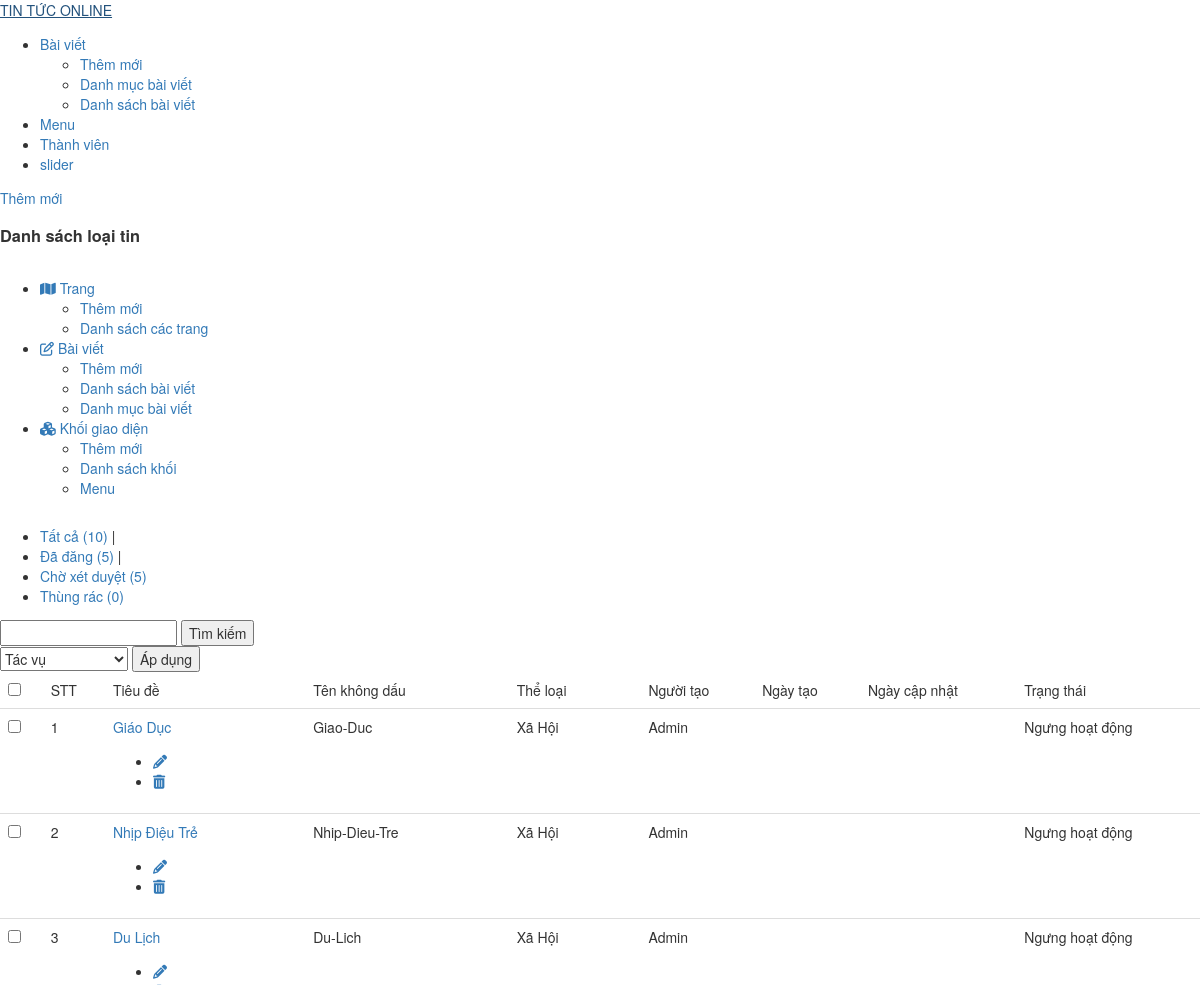
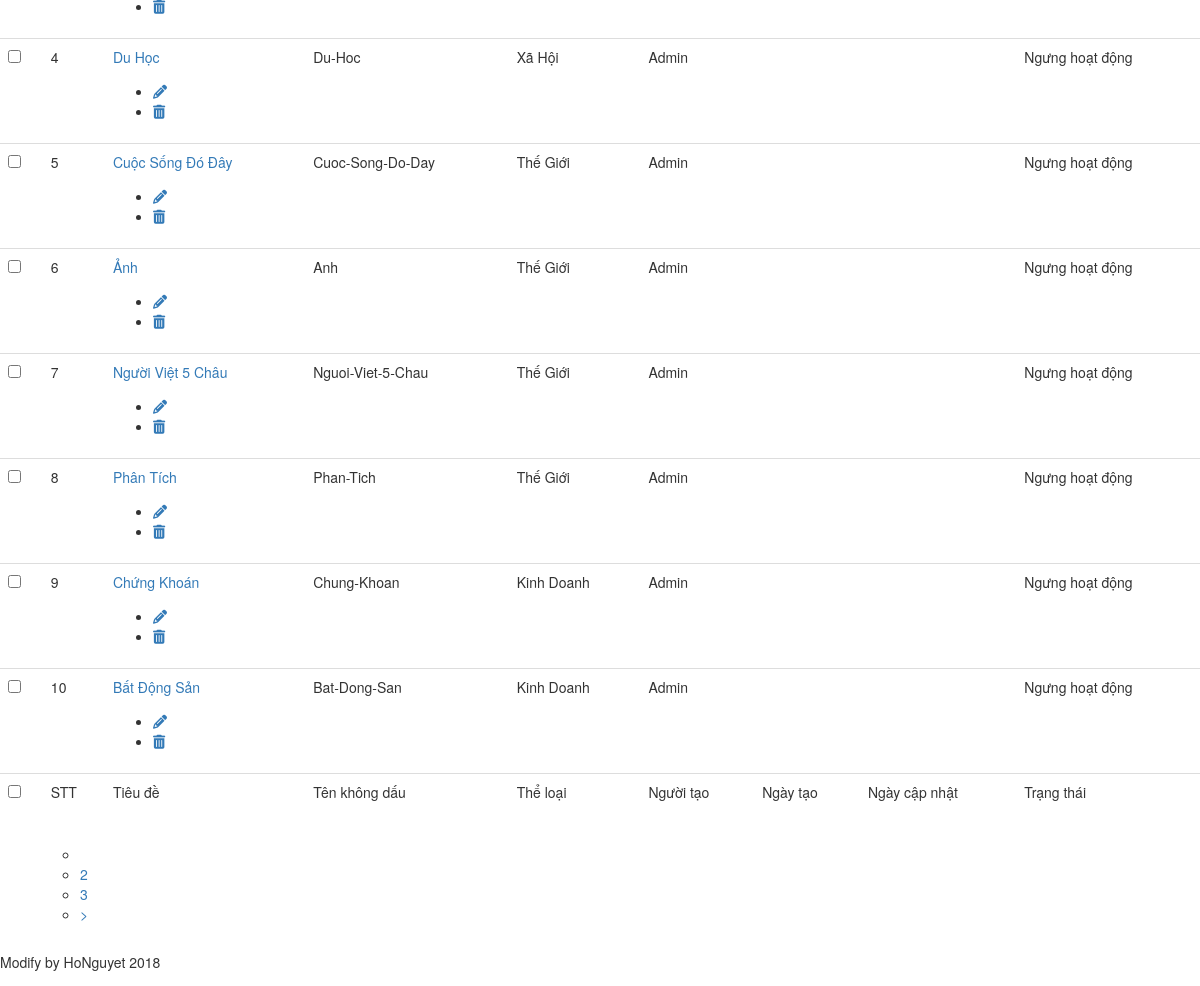
The page /index.php/admin/home/category on the database its author committed (2 pictures, top to bottom).
### tables this page shows
CREATE TABLE `loaitin` (
  `id` int(10) UNSIGNED NOT NULL,
  `idTheLoai` int(10) UNSIGNED NOT NULL,
  `Ten` varchar(255) NOT NULL,
  `TenKhongDau` varchar(255) NOT NULL,
  `created_at` timestamp NULL DEFAULT NULL,
  `updated_at` timestamp NULL DEFAULT NULL,
  `Trangthai` enum('0','1') NOT NULL
);

CREATE TABLE `theloai` (
  `id` int(10) UNSIGNED NOT NULL,
  `Ten` varchar(255) NOT NULL,
  `TenKhongDau` varchar(255) NOT NULL,
  `Mota` text NOT NULL,
  `Trangthai` enum('0','1') NOT NULL,
  `created_at` timestamp NULL DEFAULT NULL,
  `updated_at` timestamp NULL DEFAULT NULL
);

### index.php (called while the page is built, shortened)
<?php
require_once BASEPATH.'core/CodeIgniter.php';

### application/views/admin/layout.php (called while the page is built)
<?php
$this->load->view('admin/header') ;
$this->load->view($temp) ;
$this->load->view('admin/footer') ;
?>

### application/helpers/common_helper.php (called while the page is built, shortened)
<?php
function public_url($url = '')
{
    return base_url('public/' . $url);
}

### application/models/Post_model.php (called while the page is built, shortened)
<?php
class Post_model extends CI_Model
{
    public function get_current_page_records($limit, $start)
    {
        $this->db->limit($limit, $start);
        $query = $this->db->get("loaitin");
        if ($query->num_rows() > 0) {
            foreach ($query->result() as $row) {
                $data[] = $row;
            }
            return $data;
        }
        return false;
    }
    public function get_all_theloai()
    {
        $this->db->select('*');
        $query = $this->db->get('theloai');
        return $query->result();
    }
}

### application/views/admin/home/category.php (the view, shortened to what this page needs)
<div id="main-content-wp" class="list-post-page">
	<div class="section" id="title-page">
		<div class="clearfix">
			<a href="<?php echo base_url('admin/home/add_category')?>" title="" id="add-new" class="fl-left">Thêm mới</a>
			<h3 id="index" class="fl-left">Danh sách loại tin</h3>
		</div>
	</div>
	<div class="wrap clearfix">
		<?php $this->load->view('admin/sidebar')?>
		<div id="content" class="fl-right">
			<div class="section" id="detail-page">
				<div class="section-detail">
					<div class="filter-wp clearfix">
						<ul class="post-status fl-left">
							<li class="all"><a href="">Tất cả <span class="count">(10)</span></a> |</li>
							<li class="publish"><a href="">Đã đăng <span class="count">(5)</span></a> |</li>
							<li class="pending"><a href="">Chờ xét duyệt <span class="count">(5)</span></a></li>
							<li class="trash"><a href="">Thùng rác <span class="count">(0)</span></a></li>
						</ul>
						<form method="GET" class="form-s fl-right">
							<input type="text" name="s" id="s">
							<input type="submit" name="sm_s" value="Tìm kiếm">
						</form>
					</div>
					<div class="actions">
						<form method="GET" action="" class="form-actions">
							<select name="actions">
								<option value="0">Tác vụ</option>
							</select>
							<input type="submit" name="sm_action" value="Áp dụng">
						</form>
					</div>
					<div class="table-responsive">
						<table class="table list-table-wp">
							<thead>
							<tr>
								<td><input type="checkbox" name="checkAll" id="checkAll"></td>
								<td><span class="thead-text">STT</span></td>
								<td><span class="thead-text">Tiêu đề</span></td>
								<td><span class="thead-text">Tên không dấu</span></td>
								<td><span class="thead-text">Thể loại</span></td>
								<td><span class="thead-text">Người tạo</span></td>
								<td><span class="thead-text">Ngày tạo</span></td>
								<td><span class="thead-text">Ngày cập nhật</span></td>
								<td><span class="thead-text">Trạng thái</span></td>
							</tr>
							</thead>
							<tbody>
							<?php
							$i = 1;
							foreach ($results as $item)
							{ ?>
								<tr>
									<td><input type="checkbox" name="checkItem" class="checkItem"></td>
									<td><span class="tbody-text"><?php echo $i++;?></h3></span>
									<td class="clearfix">
										<div class="tb-title fl-left">
											<a href="" title=""><?php echo $item->Ten?></a>
										</div>
										<ul class="list-operation fl-right">
											<li><a href="<?php echo base_url('admin/home/edit_category')."/". $item->TenKhongDau ?>" title="Sửa" class="edit"><i class="fa fa-pencil" aria-hidden="true"></i></a></li>
											<li><a href="<?php echo base_url('admin/home/delete_category')."/". $item->TenKhongDau ?>" title="Xóa" class="delete"><i class="fa fa-trash" aria-hidden="true"></i></a></li>
										</ul>
									</td>
									<td><span class="thead-text"><?php echo $item->TenKhongDau;?></span></td>
									<td><span class="thead-text"><?php foreach ($theloais as $theloai){
										if ($theloai->id == $item->idTheLoai) echo $theloai->Ten;
											}?></span></td>
									<td><span class="thead-text"><?php echo "Admin";?></span></td>
									<td><span class="thead-text"><?php echo $item->created_at?></span></td>
									<td><span class="thead-text"><?php echo $item->updated_at?></span></td>
									<td><span class="thead-text"><?php $status = $item->Trangthai; if ($status==0) echo "Ngưng hoạt động"; else echo"Hoạt động"?></span></td>
								</tr>
							<?php }
							?>
							</tbody>
							<thead>
							<tr>
								<td><input type="checkbox" name="checkAll" id="checkAll"></td>
								<td><span class="thead-text">STT</span></td>
								<td><span class="thead-text">Tiêu đề</span></td>
								<td><span class="thead-text">Tên không dấu</span></td>
								<td><span class="thead-text">Thể loại</span></td>
								<td><span class="thead-text">Người tạo</span></td>
								<td><span class="thead-text">Ngày tạo</span></td>
								<td><span class="thead-text">Ngày cập nhật</span></td>
								<td><span class="thead-text">Trạng thái</span></td>
							</tr>
							</thead>
						</table>
					</div>
				</div>
			</div>
			<div class="section" id="paging-wp">
				<div class="section-detail clearfix">
					<ul id="list-paging" class="fl-right">
						<?php echo $links;?>
					</ul>
				</div>
			</div>
		</div>
	</div>
</div>

### application/controllers/admin/Home.php (shortened to what this page needs)
<?php
class Home extends  CI_Controller
{
	function __construct()
	{
		$this->load->model('post_model');
		$this->load->library('pagination');
		$this->load->library('upload');
	}
	function category()
	{
		$data = array();
		$theloai = $this->post_model->get_all_theloai();
		$config['base_url'] =base_url('admin/home/category');
		$config['per_page'] = 10;
		$config['total_rows'] = $this->post_model->get_total();
		$config['full_tag_open'] = '<ul class="pagination">';
		$config['full_tag_close'] = '</ul>';
		$config['num_tag_open'] = '<li class="page-item">';
		$config['num_tag_close'] = '</li>';
		$config['cur_tag_open'] = '<li class="page-item active"><a class="page-link" href="#"';
		$config['cur_tag_close'] = '</a></li>';
		$config['next_tag_open'] = '<li class="page-item">';
		$config['next_tagl_close'] = '</a></li>';
		$config['prev_tag_open'] = '<li class="page-item">';
		$config['prev_tagl_close'] = '</li>';
		$config['first_tag_open'] = '<li class="page-item disabled">';
		$config['first_tagl_close'] = '</li>';
		$config['last_tag_open'] = '<li class="page-item">';
		$config['last_tagl_close'] = '</a></li>';
		$config['attributes'] = array('class' => 'page-link');
		$this->pagination->initialize($config);
		$data['results'] = $this->post_model->get_current_page_records($config['per_page'], $this->uri->segment(3));
		$data['links'] = $this->pagination->create_links();
		$data['theloais'] = $theloai;
		$data['temp'] = 'admin/home/category';
		$this->load->view('admin/layout',$data);
	}
}

### application/views/admin/header.php (shortened to what this page needs)
<!DOCTYPE html>
<html>
<head>
	<link href="<?php echo public_url('admin')?>/css/bootstrap/bootstrap.min.css" rel="stylesheet" type="text/css"/>
	<link href="<?php echo public_url('admin')?>/css/bootstrap/bootstrap-theme.min.css" rel="stylesheet" type="text/css"/>
	<link href="<?php echo public_url('admin')?>/reset.css" rel="stylesheet" type="text/css"/>
	<link href="<?php echo public_url('admin')?>/css/font-awesome/css/font-awesome.min.css" rel="stylesheet" type="text/css"/>
	<link href="<?php echo public_url('admin')?>/style.css" rel="stylesheet" type="text/css"/>
	<link href="<?php echo public_url('admin')?>/responsive.css" rel="stylesheet" type="text/css"/>
</head>
<body>
<div id="site">
	<div id="container">
		<div id="header-wp">
			<div class="wp-inner clearfix">
				<a href="?page=list_post" title="" id="logo" class="fl-left">TIN TỨC ONLINE</a>
				<ul id="main-menu" class="fl-left">
					<li>
						<a href="<?php echo base_url("admin/home/index")?>" title="">Bài viết</a>
						<ul class="sub-menu">
							<li>
								<a href="<?php echo base_url("admin/home/add_post")?>" title="">Thêm mới</a>
							</li>
							<li>
								<a href="<?php echo base_url("admin/home/category")?>" title="">Danh mục bài viết</a>
							</li>
							<li>
								<a href="<?php echo base_url("admin/home/index")?>" title="">Danh sách bài viết</a>
							</li>
						</ul>
					</li>
					<li>
						<a href="<?php echo base_url('admin/menu/index')?>" title="">Menu</a>
					</li>
					<li>
						<a href="<?php echo base_url('admin/users/index')?>" title="">Thành viên</a>
					</li>
					<li>
						<a href="<?php echo base_url('admin/sliders/index')?>" title="">slider</a>
					</li>
				</ul>
			</div>
		</div>

### application/views/admin/sidebar.php
<div id="sidebar" class="fl-left">
	<ul id="sidebar-menu">
		<li class="nav-item">
			<a href="" title="" class="nav-link nav-toggle">
				<span class="fa fa-map icon"></span>
				<span class="title">Trang</span>
			</a>
			<ul class="sub-menu">
				<li class="nav-item">
					<a href="?page=add_page" title="" class="nav-link">Thêm mới</a>
				</li>
				<li class="nav-item">
					<a href="?page=list_page" title="" class="nav-link">Danh sách các trang</a>
				</li>
			</ul>
		</li>
		<li class="nav-item">
			<a href="" title="" class="nav-link nav-toggle">
				<span class="fa fa-pencil-square-o icon"></span>
				<span class="title">Bài viết</span>
			</a>
			<ul class="sub-menu">
				<li class="nav-item">
					<a href="?page=add_post" title="" class="nav-link">Thêm mới</a>
				</li>
				<li class="nav-item">
					<a href="?page=list_post" title="" class="nav-link">Danh sách bài viết</a>
				</li>
				<li class="nav-item">
					<a href="?page=list_cat" title="" class="nav-link">Danh mục bài viết</a>
				</li>
			</ul>
		</li>
		<li class="nav-item">
			<a href="#" title="" class="nav-link nav-toggle">
				<span class="fa fa-cubes icon"></span>
				<span class="title">Khối giao diện</span>
			</a>
			<ul class="sub-menu">
				<li class="nav-item">
					<a href="#" title="" class="nav-link">Thêm mới</a>
				</li>
				<li class="nav-item">
					<a href="#" title="" class="nav-link">Danh sách khối</a>
				</li>
				<li class="nav-item">
					<a href="?page=menu" title="" class="nav-link">Menu</a>
				</li>
			</ul>
		</li>
	</ul>
</div>

### application/views/admin/footer.php
<div id="footer-wp">
	<div class="wp-inner">
		<p id="copyright">Modify by HoNguyet 2018</p>
	</div>
</div>
</div>
</div>
</body>
</html>

### rows shown on the page
loaitin: Ten "Giáo Dục", TenKhongDau "Giao-Duc", Trangthai "Ngưng hoạt động"
theloai: Ten "Xã Hội"
loaitin: Ten "Nhịp Điệu Trẻ", TenKhongDau "Nhip-Dieu-Tre", Trangthai "Ngưng hoạt động"
loaitin: Ten "Du Lịch", TenKhongDau "Du-Lich", Trangthai "Ngưng hoạt động"
loaitin: Ten "Du Học", TenKhongDau "Du-Hoc", Trangthai "Ngưng hoạt động"
loaitin: Ten "Cuộc Sống Đó Đây", TenKhongDau "Cuoc-Song-Do-Day", Trangthai "Ngưng hoạt động"
theloai: Ten "Thế Giới"
loaitin: Ten "Ảnh", TenKhongDau "Anh", Trangthai "Ngưng hoạt động"
loaitin: Ten "Người Việt 5 Châu", TenKhongDau "Nguoi-Viet-5-Chau", Trangthai "Ngưng hoạt động"
loaitin: Ten "Phân Tích", TenKhongDau "Phan-Tich", Trangthai "Ngưng hoạt động"
loaitin: Ten "Chứng Khoán", TenKhongDau "Chung-Khoan", Trangthai "Ngưng hoạt động"
theloai: Ten "Kinh Doanh"
loaitin: Ten "Bất Động Sản", TenKhongDau "Bat-Dong-San", Trangthai "Ngưng hoạt động"

### other values the page prints
$links "2 3 >"
